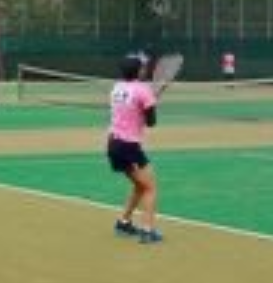
#> input picture Chapter_1/picture/src1.png, 273 x 283 px
$ python corner_detect.py
#> lines starting #> are read from the running program, lines starting #| are printed output that depends on the picture; after the words box and inside, x2 and y2 are one past the last pixel; in counts of white or black regions, pixels touching at a corner belong together
import cv2

img_src = cv2.imread('picture/src1.png', 1)
#> img_src is the input picture: shape (283, 273, 3); mean B, G, R 92.9, 125.9, 104.6
img_gray = cv2.cvtColor(img_src, cv2.COLOR_BGR2GRAY)            #グレースケールへ
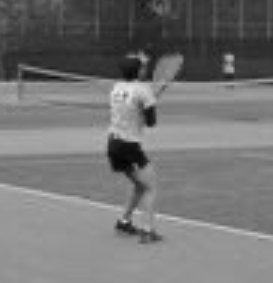
#> img_gray: shape (283, 273); min 2, max 242, mean 115.8
img_dst = img_src.copy()                                        #値渡しする(ポインタで渡してない)

#変数(入力画像,検出したいコーナーの数、コーナーの最低限の質を指定するレベルを0~1で指定,検出される2つのコーナ間の最低限のユークリッド距離を与える)
corners = cv2.goodFeaturesToTrack(img_gray, 1000, 0.1, 5)
#> corners = 82 rows, first 8: [126, 221], [118, 221], [232, 71], [232, 56], [112, 134], [124, 95], [145, 59], [145, 106]
#スコアが指定されたレベルより低いコーナーが取り除かれ、残ったコーナーは、スコアを基に降順でソートされ、最もスコアの大きいコーナーの周囲のコーナーを除いて出力

for i in corners:
    x,y = i.ravel()                                             #x = i[0], y = i[1]とほぼ同じ意味
    #変数(入力画像,中心の座標,半径,描画する色,太さ)
    cv2.circle(img_dst, (int(x), int(y)), 3, (0, 0, 255), thickness = 2)
#> this loop made 82 passes
#> (x, y) on passes 1 to 12: (126, 221), (118, 221), (232, 71), (232, 56), (112, 134), (124, 95), (145, 59), (145, 106), (226, 56), (148, 161), (151, 80), (137, 143)
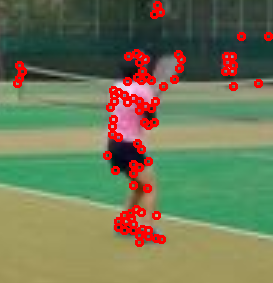
#> img_dst: shape (283, 273, 3); 5.35% of pixels changed, all inside (x1, y1, x2, y2) = (13, 1, 273, 247)

cv2.imwrite('picture/src1_corner_detect.png', img_dst)

#goodFeaturesToTrackはShi-Tomasiによるコーナー検出:R=min(λ1,λ2),このRの値が閾値より大きればコーナーとする
#ravel()は多次元のリストを1次元のリストにして返す、ポインタ的に渡すので変更後は値も変わる
#flatten()も同様の昨日だが、値渡しより、変更後は値が変わらない
